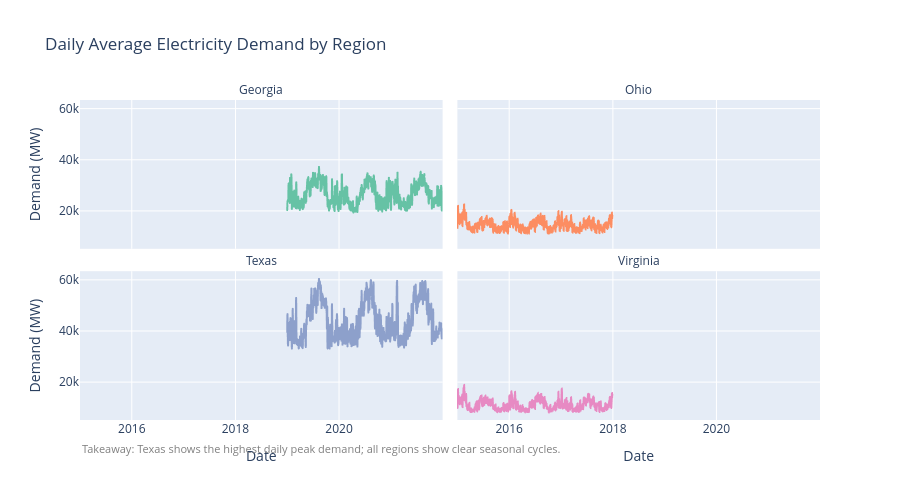

Source (notebook cell):
### Code cell
daily_avg = (
    master.groupby(["Region", master["Timestamp"].dt.date])
    ["Demand_MW"].mean().reset_index()
    .rename(columns={"Timestamp": "Date"})
)
daily_avg["Date"] = pd.to_datetime(daily_avg["Date"])

fig = px.line(
    daily_avg, x="Date", y="Demand_MW", facet_col="Region",
    facet_col_wrap=2, height=500,
    title="Daily Average Electricity Demand by Region",
    labels={"Demand_MW": "Demand (MW)", "Date": "Date"},
    color="Region",
    color_discrete_sequence=px.colors.qualitative.Set2,
)
fig.update_layout(showlegend=False)
fig.for_each_annotation(lambda a: a.update(text=a.text.split("=")[-1]))

# Takeaway
peak_region = daily_avg.groupby("Region")["Demand_MW"].max().idxmax()
takeaway = (f"Takeaway: {peak_region} shows the highest daily peak demand; "
            "all regions show clear seasonal cycles.")
fig.add_annotation(text=takeaway, xref="paper", yref="paper",
                   x=0, y=-0.12, showarrow=False, font=dict(size=11, color="gray"))
fig.show()

### Figure 1 — Plotly figure (JSON) as saved in the notebook; plotly's stock layout.template omitted (floating-point values rounded to 4 significant figures; data arrays with more than 128 entries replaced by an {"elided": "..."} marker saying what was removed)
{"data": [{"hovertemplate": "Region=Georgia<br>Date=%{x}<br>Demand (MW)=%{y}<extra></extra>", "legendgroup": "Georgia", "line": {"color": "rgb(102,194,165)", "dash": "solid"}, "marker": {"symbol": "circle"}, "mode": "lines", "name": "Georgia", "showlegend": true, "type": "scattergl", "x": {"elided": "1096 str values"}, "xaxis": "x3", "y": {"elided": "1096 float values"}, "yaxis": "y3"}, {"hovertemplate": "Region=Ohio<br>Date=%{x}<br>Demand (MW)=%{y}<extra></extra>", "legendgroup": "Ohio", "line": {"color": "rgb(252,141,98)", "dash": "solid"}, "marker": {"symbol": "circle"}, "mode": "lines", "name": "Ohio", "showlegend": true, "type": "scattergl", "x": {"elided": "1096 str values"}, "xaxis": "x4", "y": {"elided": "1096 float values"}, "yaxis": "y4"}, {"hovertemplate": "Region=Texas<br>Date=%{x}<br>Demand (MW)=%{y}<extra></extra>", "legendgroup": "Texas", "line": {"color": "rgb(141,160,203)", "dash": "solid"}, "marker": {"symbol": "circle"}, "mode": "lines", "name": "Texas", "showlegend": true, "type": "scattergl", "x": {"elided": "1096 str values"}, "xaxis": "x", "y": {"elided": "1096 float values"}, "yaxis": "y"}, {"hovertemplate": "Region=Virginia<br>Date=%{x}<br>Demand (MW)=%{y}<extra></extra>", "legendgroup": "Virginia", "line": {"color": "rgb(231,138,195)", "dash": "solid"}, "marker": {"symbol": "circle"}, "mode": "lines", "name": "Virginia", "showlegend": true, "type": "scattergl", "x": {"elided": "1096 str values"}, "xaxis": "x2", "y": {"elided": "1096 float values"}, "yaxis": "y2"}], "layout": {"annotations": [{"showarrow": false, "text": "Texas", "x": 0.245, "xanchor": "center", "xref": "paper", "y": 0.465, "yanchor": "bottom", "yref": "paper"}, {"showarrow": false, "text": "Virginia", "x": 0.755, "xanchor": "center", "xref": "paper", "y": 0.465, "yanchor": "bottom", "yref": "paper"}, {"showarrow": false, "text": "Georgia", "x": 0.245, "xanchor": "center", "xref": "paper", "y": 1.0, "yanchor": "bottom", "yref": "paper"}, {"showarrow": false, "text": "Ohio", "x": 0.755, "xanchor": "center", "xref": "paper", "y": 1.0, "yanchor": "bottom", "yref": "paper"}, {"font": {"color": "gray", "size": 11}, "showarrow": false, "text": "Takeaway: Texas shows the highest daily peak demand; all regions show clear seasonal cycles.", "x": 0, "xref": "paper", "y": -0.12, "yref": "paper"}], "height": 500, "legend": {"title": {"text": "Region"}, "tracegroupgap": 0}, "showlegend": false, "title": {"text": "Daily Average Electricity Demand by Region"}, "xaxis": {"anchor": "y", "domain": [0, 0.49], "title": {"text": "Date"}}, "xaxis2": {"anchor": "y2", "domain": [0.51, 1], "matches": "x", "title": {"text": "Date"}}, "xaxis3": {"anchor": "y3", "domain": [0, 0.49], "matches": "x", "showticklabels": false}, "xaxis4": {"anchor": "y4", "domain": [0.51, 1], "matches": "x", "showticklabels": false}, "yaxis": {"anchor": "x", "domain": [0, 0.465], "title": {"text": "Demand (MW)"}}, "yaxis2": {"anchor": "x2", "domain": [0, 0.465], "matches": "y", "showticklabels": false}, "yaxis3": {"anchor": "x3", "domain": [0.535, 1.0], "matches": "y", "title": {"text": "Demand (MW)"}}, "yaxis4": {"anchor": "x4", "domain": [0.535, 1.0], "matches": "y", "showticklabels": false}}}
